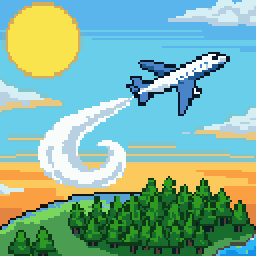
#> input picture tools/art/app-icon-128.png, 128 x 128 px (shown 2 times larger)
$ python make_icons.py
#> lines starting #> are read from the running program, lines starting #| are printed output that depends on the picture; after the words box and inside, x2 and y2 are one past the last pixel; in counts of white or black regions, pixels touching at a corner belong together
# THE APP ICON (0.79.0; Oliver, 2026-11-24: 'make the game an icon'): one 128 px PixelLab picture (tools/art/app-icon-128.png: create_image_pro candidate, its frame
# cropped, then a pixflux img2img pass to full bleed) scaled by whole pixels (nearest) to every slot: iOS 1024 (no alpha), the web manifest 192/512, Android's legacy,
# round and adaptive-foreground mipmaps. Adaptive: the picture is the whole foreground layer, so Android's mask crops its edge; the background colour is its sky blue.
#   python3.10 tools/art/make_icons.py
from pathlib import Path
from PIL import Image, ImageDraw
R = Path(__file__).resolve().parents[2]
src = Image.open(R / 'tools/art/app-icon-128.png').convert('RGB')
def up(size): return src.resize((size, size), Image.NEAREST)
#> called with size = 1024
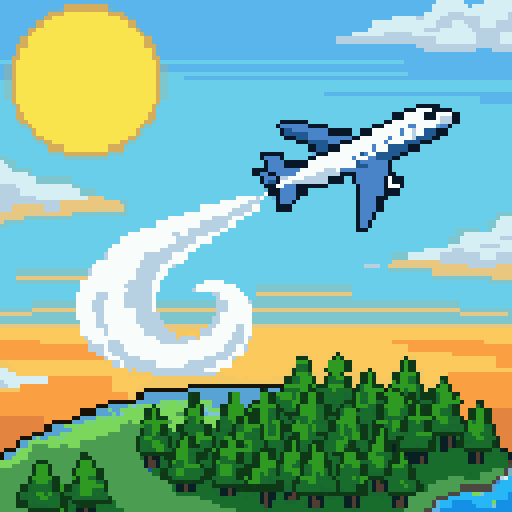
#> returned value: PIL image 1024x1024 RGB (shown at 1/2 size); mean R, G, B 129.7, 180.3, 159.7
up(1024).save(R / 'native/ios/App/App/Assets.xcassets/AppIcon.appiconset/AppIcon-512@2x.png')   # (1024x1024, RGB: App Store icons may not have alpha)
up(192).save(R / 'assets/icons/icon-192.png'); up(512).save(R / 'assets/icons/icon-512.png')
#> call 2 of up, with size = 192
#> in up (call 2), `def up(size): return src.resize((size, size), Image.NEAREST)`:
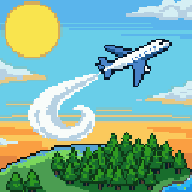
#> returned value: PIL image 192x192 RGB; mean R, G, B 129.9, 180.2, 159.8
#> call 3 of up, with size = 512
#> in up (call 3), `def up(size): return src.resize((size, size), Image.NEAREST)`:
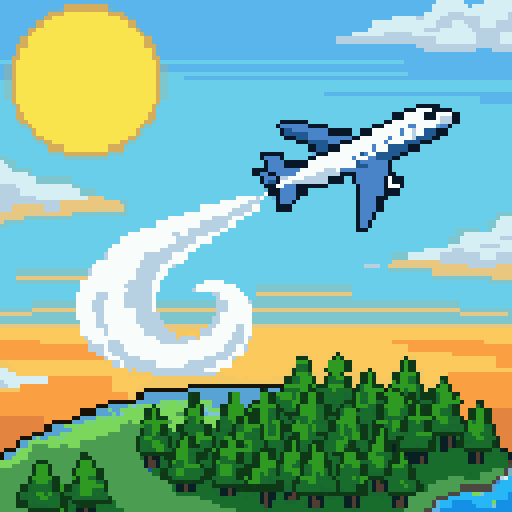
#> returned value: PIL image 512x512 RGB; mean R, G, B 129.7, 180.3, 159.7
res = R / 'native/android/app/src/main/res'
for d, n in {'mdpi': 48, 'hdpi': 72, 'xhdpi': 96, 'xxhdpi': 144, 'xxxhdpi': 192}.items():
    im = up(n); im.save(res / f'mipmap-{d}/ic_launcher.png')
    m = Image.new('L', (n, n), 0); ImageDraw.Draw(m).ellipse((0, 0, n - 1, n - 1), fill=255); rnd = im.convert('RGBA'); rnd.putalpha(m); rnd.save(res / f'mipmap-{d}/ic_launcher_round.png')
    fg = int(n * 108 / 48); up(fg).save(res / f'mipmap-{d}/ic_launcher_foreground.png')   # adaptive foreground: 108 dp of which the middle 72 show
#> this loop made 5 passes
#> pass 1, `im = up(n)`:
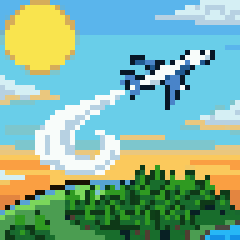
#> im: PIL image 48x48 RGB (shown 5 times larger); mean R, G, B 130.3, 180.2, 158.7
#> pass 1, `m = Image.new('L', (n, n), 0)`:
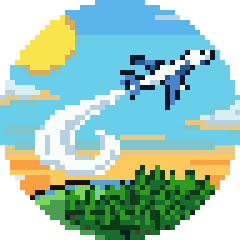
#> saved as ic_launcher_round.png: PIL image 48x48 RGBA (shown 5 times larger); mean R, G, B, A 130.3, 180.2, 158.7, 199.7; transparent parts drawn white
#> after the loop:
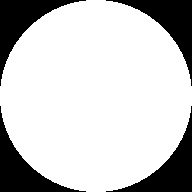
#> m: PIL image 192x192 L; 78.5% white; 4 black regions, box (x1, y1, x2, y2) and area: (0, 0, 86, 86) 1980, (106, 0, 192, 86) 1980, (0, 106, 86, 192) 1980, (106, 106, 192, 192) 1980
#> after the loop:
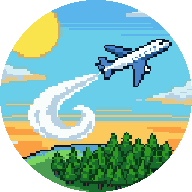
#> rnd: PIL image 192x192 RGBA; mean R, G, B, A 129.9, 180.2, 159.8, 200.2; transparent parts drawn white
bg = src.getpixel((64, 4)); (res / 'values/ic_launcher_background.xml').write_text(f'<?xml version="1.0" encoding="utf-8"?>\n<resources>\n    <color name="ic_launcher_background">#{bg[0]:02X}{bg[1]:02X}{bg[2]:02X}</color>\n</resources>\n')
#> after `bg = src.getpixel((64, 4))`: bg = (90, 181, 236)
print('icons written; adaptive background', bg)
#| icons written; adaptive background (90, 181, 236)
